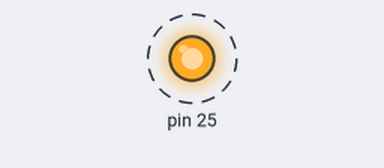
Bench run of a sketch on a simulated Arduino Mega 2560, built with avr-gcc and run on an emulated ATmega2560. On the bench: output pins drawn as LEDs (lit = HIGH). Dashed ring = blinking.

Above: at 0.5 s.
Timing chart, 0 to 4.6 s (numbered marks = the images above):
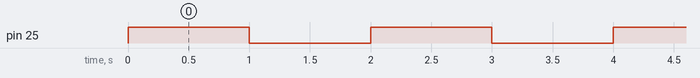

Measured:
- by itself, pin 25: alternates HIGH for 1.0 s and LOW for 1.0 s

The sketch:

Test_relay.ino
```cpp
// Test Relay dùng chân PA3 - ATmega32

#define F_CPU 8000000UL
#include <avr/io.h>
#include <util/delay.h>

int main(void)
{
    // PA3 output
    DDRA |= (1 << PA3);

    while (1)
    {
        // Relay ON
        PORTA |= (1 << PA3);
        _delay_ms(1000);

        // Relay OFF
        PORTA &= ~(1 << PA3);
        _delay_ms(1000);
    }
}
```
